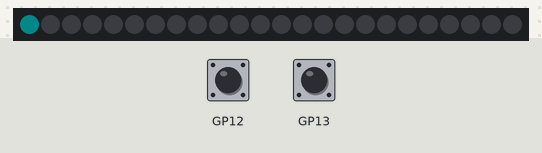
A program run on a simulated Raspberry Pi Pico running MicroPython. On the bench: 24 RGB LEDs in strip order, left to right. The test bench sets the inputs (shaded band). Dim RGB values are drawn brighter than linear.

Above: at 1.2 s.
1.3 s: button A pressed for 1.2 s
At 2.7 s:
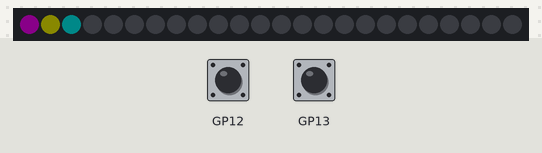
6.6 s: button B pressed for 3.2 s
At 10.4 s:
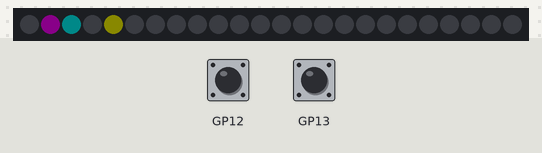
13.5 s: button B pressed for 3.2 s
At 16.2 s:
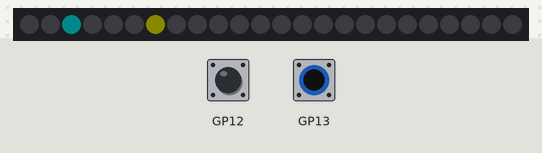
20.5 s: button A pressed for 1.2 s
At 22.7 s:
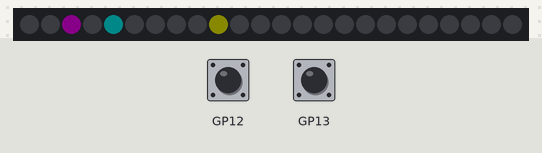
Timing chart, 0 to 24.2 s (numbered marks = the images above; inputs shaded):
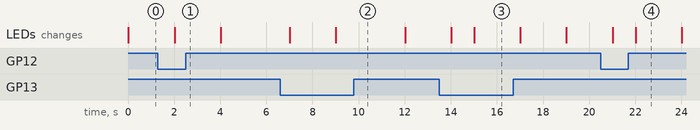

Measured:
- after the input at 1.3 s, the LEDs: change after 0.72 s (image 1)
- after the input at 13.5 s, the LEDs: first differ from a run without the input after 1.5 s (image 3)
- after the input at 20.5 s, the LEDs: first change after 0.52 s (image 4 shows a later state)

The program:

Plasma2040_clock.py
```python
import plasma
import time
from plasma import plasma2040
from pimoroni import RGBLED, Button

num_leds = 24
sstep = 60/num_leds
mstep = 60/num_leds
hstep = 12/num_leds

last_second = 0
last_minute = 0
last_hour = 0

button_a = Button(plasma2040.BUTTON_A)
button_b = Button(plasma2040.BUTTON_B)

led_strip = plasma.WS2812(num_leds, 0, 0, plasma2040.DAT)
led_strip.start()

while True:
    new_second = (last_second+1)%60
    new_minute = last_minute
    new_hour = last_hour

    if button_a.read():
        new_hour = (new_hour+1)%12

    if button_b.read():
        new_minute = (new_minute+1)%60

    if last_minute >= 59 and last_second >= 59:
        new_hour = (new_hour+1)%12

    if last_second >= 59:
        new_minute = (new_minute+1)%60

    led_strip.set_rgb(int(last_second/sstep), 0, 0, 0)
    led_strip.set_rgb(int(last_minute/mstep), 0, 0, 0)
    led_strip.set_rgb(int(last_hour/hstep), 0, 0, 0)
    led_strip.set_rgb(int(new_second/sstep), 10, 10, 0)
    led_strip.set_rgb(int(new_minute/mstep), 10, 0, 10)
    led_strip.set_rgb(int(new_hour/hstep), 0, 10, 10)

    last_second = new_second
    last_minute = new_minute
    last_hour = new_hour
    time.sleep(1)
```
